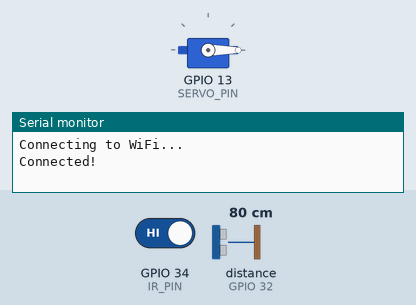
The sketch below on a simulated ESP32. Shown: servo, the last lines printed to the serial monitor. Wiring (inferred from the names in the program): ultrasonic range finder: trigger GPIO 33; echo GPIO 32. The test bench sets the inputs (shaded band); at power-on: GPIO 34 (IR_PIN) HIGH, distance to the obstacle (sensor on GPIO 32) 80 cm. The echo pulse lasts 58.3 µs per cm; WiFi joins after 1.5 s; servers stay silent unless stated.

Above: at 3.0 s.
3.1 s: GPIO 34 (IR_PIN) driven LOW
At 4.8 s:
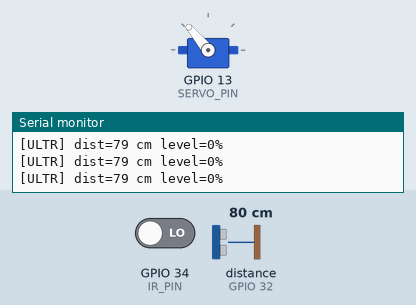
5.3 s: distance to the obstacle (sensor on GPIO 32) set to 2 cm
9.5 s: distance to the obstacle (sensor on GPIO 32) set to 4 cm
Timing chart, 0 to 16.5 s (numbered marks = the images above; inputs shaded):
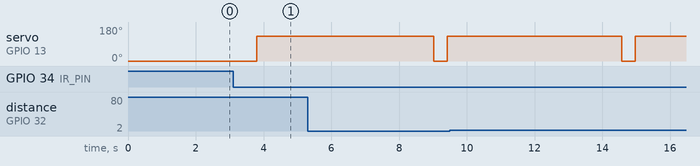

Measured:
- after the input at 3.1 s, servo on GPIO 13 (SERVO_PIN): 0° → 130° after 0.71 s

The sketch:

code.ino
```cpp
/* Smart Dustbin - ESP32 (Blynk IoT version)
   Components:
   - HC-SR04 (3.3V)
   - IR module (5V)
   - Servo (5V)
*/

#define BLYNK_TEMPLATE_ID "TMPL3LczedOmS"
#define BLYNK_TEMPLATE_NAME "Quickstart Template"
#define BLYNK_AUTH_TOKEN "Oz6xyNZgYSY22A5YqfNyNpxVDqThhEeW"

#define BLYNK_PRINT Serial

#include <WiFi.h>
#include <WiFiClient.h>
#include <BlynkSimpleEsp32.h>
#include <ESP32Servo.h>

// WiFi credentials
char ssid[] = "Marla Singer";
char pass[] = "emmastone";

// pins
const int TRIG_PIN = 33;
const int ECHO_PIN = 32;
const int IR_PIN   = 34;
const int SERVO_PIN= 13;


int BIN_EMPTY_DIST_CM = 15;
int BIN_MIN_DIST_CM   = 2;

const int FULL_THRESHOLD_PERCENT = 90;
const int NOTIFY_COOLDOWN_MS = 1000L * 60 * 30;


const int SERVO_OPEN_ANGLE = 130;
const int SERVO_CLOSED_ANGLE = 0;
const unsigned long LID_OPEN_MS = 5000;

Servo lidServo;
BlynkTimer timer;
volatile unsigned long lastNotifyTime = 0;
bool alerted = false;

const int NUM_SAMPLES = 3;


int measureDistanceCM() {
  digitalWrite(TRIG_PIN, LOW);
  delayMicroseconds(2);
  digitalWrite(TRIG_PIN, HIGH);
  delayMicroseconds(10);
  digitalWrite(TRIG_PIN, LOW);

  unsigned long duration = pulseIn(ECHO_PIN, HIGH, 30000UL);
  if (duration == 0) return BIN_EMPTY_DIST_CM;
  int distance = (int)((duration * 0.0343) / 2.0);
  if (distance < 0) distance = 0;
  return distance;
}

int readDistanceAvg() {
  long sum = 0;
  for (int i = 0; i < NUM_SAMPLES; i++) {
    sum += measureDistanceCM();
    delay(60);
  }
  return (int)(sum / NUM_SAMPLES);
}

int distanceToLevelPct(int distance) {
  if (distance >= BIN_EMPTY_DIST_CM) return 0;
  if (distance <= BIN_MIN_DIST_CM) return 100;
  int pct = map(distance, BIN_EMPTY_DIST_CM, BIN_MIN_DIST_CM, 0, 100);
  return constrain(pct, 0, 100);
}


void ultrasonicTask() {
  int distance = readDistanceAvg();
  int level = distanceToLevelPct(distance);

  Blynk.virtualWrite(V0, distance);
  Blynk.virtualWrite(V1, level);
  Serial.printf("[ULTR] dist=%d cm level=%d%%\n", distance, level);

  unsigned long now = millis();
  if (level >= FULL_THRESHOLD_PERCENT) {
    if (!alerted || (now - lastNotifyTime) > NOTIFY_COOLDOWN_MS) {
      Blynk.logEvent("bin_full", "Smart Dustbin: bin near full (" + String(level) + "%)");
      Serial.println("[ULTR] Notification sent.");
      alerted = true;
      lastNotifyTime = now;
    }
  } else if (alerted && level < (FULL_THRESHOLD_PERCENT - 5)) {
    alerted = false;
    Serial.println("[ULTR] Level dropped below threshold, alert reset.");
  }
}


void SMESensor() {
  int ir = digitalRead(IR_PIN);
  if (ir == LOW) {
    Serial.println("[IR] Detected hand - Opening lid.");
    lidServo.write(SERVO_OPEN_ANGLE);
    Blynk.virtualWrite(V2, SERVO_OPEN_ANGLE);

    unsigned long start = millis();
    while (millis() - start < LID_OPEN_MS) {
      ultrasonicTask();
      delay(120);
    }

    lidServo.write(SERVO_CLOSED_ANGLE);
    Blynk.virtualWrite(V2, SERVO_CLOSED_ANGLE);
    Serial.println("[IR] Lid closed.");
    delay(400);
  } else {
    ultrasonicTask();
    delay(200);
  }
}

void setup() {
  Serial.begin(115200);
  pinMode(TRIG_PIN, OUTPUT);
  pinMode(ECHO_PIN, INPUT);
  pinMode(IR_PIN, INPUT);

  lidServo.setPeriodHertz(50);
  lidServo.attach(SERVO_PIN);
  lidServo.write(SERVO_CLOSED_ANGLE);

  Serial.println("Connecting to WiFi...");
  Blynk.begin(BLYNK_AUTH_TOKEN, ssid, pass);
  Blynk.virtualWrite(V0, 123);
  Blynk.virtualWrite(V1, 45);
  Blynk.virtualWrite(V2, 90);

  Serial.println("Connected!");

  timer.setInterval(1000L, SMESensor);
}

void loop() {
  Blynk.run();
  timer.run();
}
```
